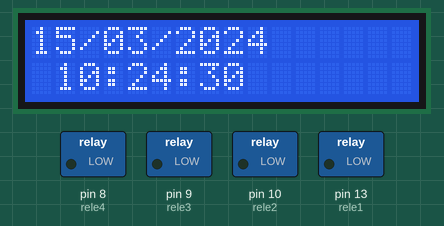
Recording of a sketch running on a simulated Arduino Uno, built with avr-gcc and run on an emulated ATmega328P. Shown: 16×2 character LCD, switched loads named in the sketch (green lamp = pin HIGH). The local clock reads 2024-03-15 10:24:30 at power-on unless the sketch sets it.

Above: at 0.1 s.
At 4.1 s:
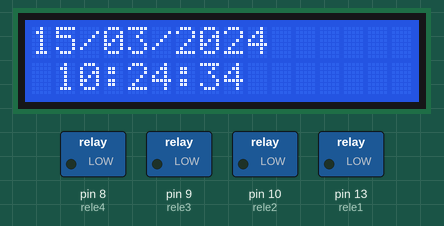
At 9.2 s:
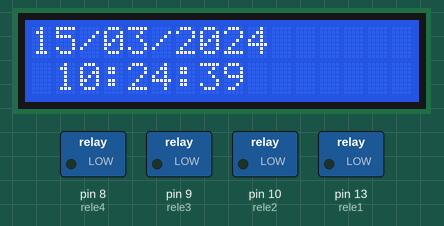
At 19.3 s:
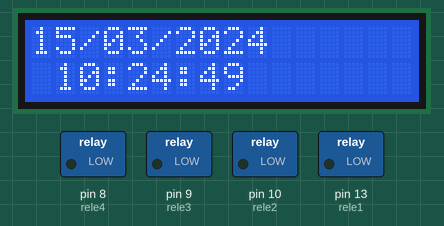
At 28.3 s:
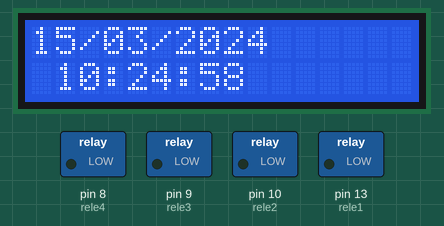
At 38.4 s:
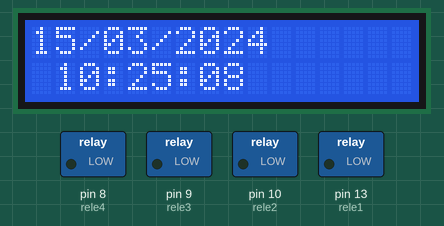

Measured:
- what the display in image 1 shows lasts 1.0 s, from 4.1 s to 5.1 s

The sketch:

FinalLCD.ino
```cpp
/* Projeto de Hugo Oliveira Soares
 *  O arduino ira fazer o controle do horario do acionamento da musica
atravez de um leitor MP3 que,um rele acionado pelo o arduino, fara a substituição do botao PLAY, mostrando o Horario na tela de LCD.
O RTC(relogio digital)é ligado nos pinos SCL,SDA*/

//bibliotecas
#include <Wire.h>
#include "RTClib.h"
#include <LiquidCrystal.h>

LiquidCrystal lcd(12, 11, 5, 4, 3, 2);// pinos do arduino
RTC_DS1307 rtc;

//variaeis do tempo
int hora = 0;
int minuto = 0;
int segundo = 0;

const int rele1 = 13; // Botao PLAY do leitor MP3
const int rele2 = 10; // Alimentação do leitor
const int rele3 = 9;// Alimentação do amplificador
const int rele4 = 8;// Sirene

void setup() {
//verifica se o RTC esta funcionando
if (!rtc.isrunning()) {
lcd.setCursor(0, 1);
lcd.print("RTC parado, vou ajustar com a hora da compilacao...");
rtc.adjust(DateTime(F(__DATE__), F(__TIME__)));
}

// Declara uma variável para armazenar dados
Wire.begin();
rtc.begin();
lcd.begin(16, 2);
pinMode(rele1, OUTPUT);
pinMode(rele2, OUTPUT);
pinMode(rele3, OUTPUT);
pinMode(rele4, OUTPUT);
digitalWrite(rele1, LOW);
digitalWrite(rele2, LOW);
digitalWrite(rele3, LOW);
digitalWrite(rele4, LOW);
}

void printnn(int n) {
// imprime um numero com 2 digitos
// acrescenta zero `a esquerda se necessario
String digitos = String(n);
if (digitos.length() == 1) {
digitos = "0" + digitos;
}
lcd.print(digitos);
}

void loop() {
  if (!rtc.isrunning()) {
lcd.print("RTC parado");
  while (1);
  }

  // Obtem a data e hora correntes e armazena em tstamp
DateTime tstamp = rtc.now();
hora = (tstamp.hour());
minuto = (tstamp.minute());
segundo = (tstamp.second());

lcd.setCursor(0, 0);
printnn(tstamp.day());
lcd.print('/');
printnn(tstamp.month());
lcd.print('/');
lcd.print(tstamp.year(), DEC);
lcd.setCursor(0, 1);
lcd.print (' ');
printnn(tstamp.hour());
lcd.print(':');
printnn(tstamp.minute());
lcd.print(':');
printnn(tstamp.second());
delay(1000);
lcd.clear();

// Periodo da manha--------------------------------------------------------------
if (hora == 7 && minuto == 9 && segundo == 56) {
alarme();//Inicio turno da manhã
}

  if (hora == 7 && minuto == 55 && segundo == 0) {
sirene();//sirene de 5 min
}

if (hora == 7 && minuto == 59 && segundo == 56) {
alarme();//Aula 2
}
  if (hora == 8 && minuto == 45 && segundo == 0) {
sirene();//sirene de 5 min
}

if (hora == 8 && minuto == 49 && segundo == 56) {
alarme();//Aula 3
}

  if (hora == 9 && minuto == 35 && segundo == 0) {
sirene();//sirene de 5 min
}
if (hora == 9 && minuto == 39 && segundo == 56) {
alarme();//Recreio
}
  if (hora == 9 && minuto == 45 && segundo == 0) {
sirene();//sirene de 5 min
}

if (hora == 9 && minuto == 59 && segundo == 56) {
alarme();//Aula 4
}

if (hora == 10 && minuto == 45 && segundo == 0) {
sirene();//sirene de 5 min
}

if (hora == 10 && minuto == 49 && segundo == 56) {
alarme();//Aula 5
}

if (hora == 11 && minuto == 35 && segundo == 0) {
sirene();//sirene de 5 min
}

if (hora == 11 && minuto == 39 && segundo == 56) {
alarme();//Aula 6
}

if (hora == 12 && minuto == 25 && segundo == 0) {
sirene();//sirene de 5 min
}

if (hora == 12 && minuto == 29 && segundo == 56) {
alarme();//Fim turno da manhã
}

//Periodo da tarde----------------------------------------------------------------
if (hora == 12 && minuto == 59 && segundo == 56) {
alarme();//Inicio turno da tarde
}

if (hora == 12 && minuto == 35 && segundo == 0) {
sirene();//sirene de 5 min
}

if (hora == 13 && minuto == 49 && segundo == 56) {
alarme();//Aula 2
}

if (hora == 14 && minuto == 35 && segundo == 0) {
sirene();//sirene de 5 min
}

if (hora == 14 && minuto == 39 && segundo == 56) {
alarme();//Aula 3
}

if (hora == 15 && minuto == 25 && segundo == 0) {
sirene();//sirene de 5 min
}

if (hora == 15 && minuto == 29 && segundo == 56) {
alarme();//Recreio
}

if (hora == 15 && minuto == 45 && segundo == 0) {
sirene();//sirene de 5 min
}

if (hora == 15 && minuto == 59 && segundo == 56) {
alarme();//Aula 4
}

if (hora == 16 && minuto == 45 && segundo == 0) {
sirene();//sirene de 5 min
}

if (hora == 16 && minuto == 49 && segundo == 56) {
alarme();//Aula 5
}

if (hora == 17 && minuto == 35 && segundo == 0) {
sirene();//sirene de 5 min
}

if (hora == 17 && minuto == 39 && segundo == 56) {
alarme();//Fim turno da tarde
   }
 }

void alarme() {
digitalWrite(rele3, HIGH);//alimenta o amplificador
digitalWrite(rele2, HIGH);//alimenta o leitor
delay(43000);
digitalWrite(rele1, HIGH);
delay(100);
digitalWrite(rele1, LOW);
delay(3000);
digitalWrite(rele2, LOW);
}
void sirene(){
lcd.print("Faltam 5min");
digitalWrite(rele4,HIGH);
delay(1000);
digitalWrite(rele4,LOW);
}
 //Fim do codigo
```
